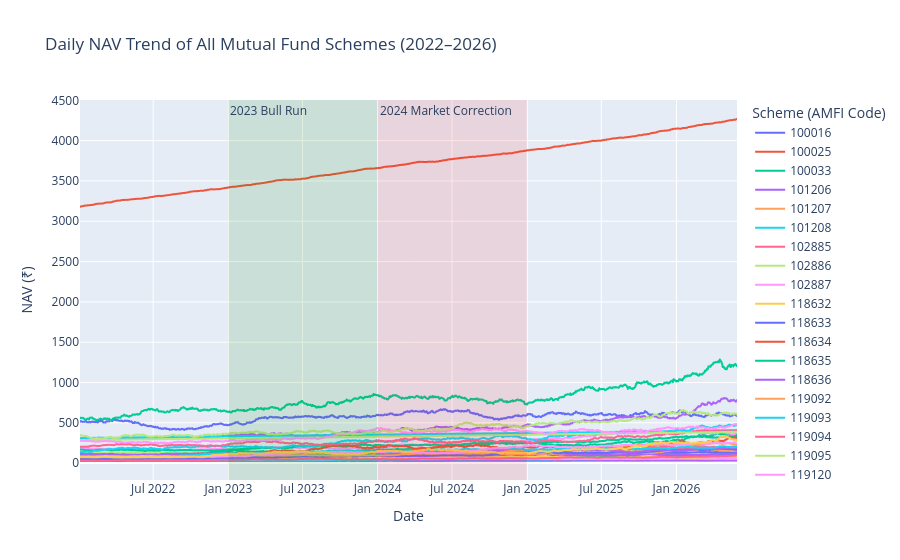

The notebook cell saved with this chart:
### Code cell
# 2023 Bull Run
fig.add_vrect(
    x0="2023-01-01",
    x1="2023-12-31",
    fillcolor="green",
    opacity=0.12,
    line_width=0,
    annotation_text="2023 Bull Run",
    annotation_position="top left"
)

# 2024 Market Correction
fig.add_vrect(
    x0="2024-01-01",
    x1="2024-12-31",
    fillcolor="red",
    opacity=0.10,
    line_width=0,
    annotation_text="2024 Market Correction",
    annotation_position="top left"
)

### Figure 1 — Plotly figure (JSON) as saved in the notebook; plotly's stock layout.template omitted (floating-point values rounded to 4 significant figures; data arrays with more than 128 entries replaced by an {"elided": "..."} marker saying what was removed)
{"data": [{"hovertemplate": "Scheme (AMFI Code)=100016<br>Date=%{x}<br>NAV (₹)=%{y}<extra></extra>", "legendgroup": "100016", "line": {"color": "#636efa", "dash": "solid"}, "marker": {"symbol": "circle"}, "mode": "lines", "name": "100016", "showlegend": true, "type": "scattergl", "x": {"elided": "1150 str values"}, "xaxis": "x", "y": {"elided": "1150 float values"}, "yaxis": "y"}, {"hovertemplate": "Scheme (AMFI Code)=100025<br>Date=%{x}<br>NAV (₹)=%{y}<extra></extra>", "legendgroup": "100025", "line": {"color": "#EF553B", "dash": "solid"}, "marker": {"symbol": "circle"}, "mode": "lines", "name": "100025", "showlegend": true, "type": "scattergl", "x": {"elided": "1150 str values"}, "xaxis": "x", "y": {"elided": "1150 float values"}, "yaxis": "y"}, {"hovertemplate": "Scheme (AMFI Code)=100033<br>Date=%{x}<br>NAV (₹)=%{y}<extra></extra>", "legendgroup": "100033", "line": {"color": "#00cc96", "dash": "solid"}, "marker": {"symbol": "circle"}, "mode": "lines", "name": "100033", "showlegend": true, "type": "scattergl", "x": {"elided": "1150 str values"}, "xaxis": "x", "y": {"elided": "1150 float values"}, "yaxis": "y"}, {"hovertemplate": "Scheme (AMFI Code)=101206<br>Date=%{x}<br>NAV (₹)=%{y}<extra></extra>", "legendgroup": "101206", "line": {"color": "#ab63fa", "dash": "solid"}, "marker": {"symbol": "circle"}, "mode": "lines", "name": "101206", "showlegend": true, "type": "scattergl", "x": {"elided": "1150 str values"}, "xaxis": "x", "y": {"elided": "1150 float values"}, "yaxis": "y"}, {"hovertemplate": "Scheme (AMFI Code)=101207<br>Date=%{x}<br>NAV (₹)=%{y}<extra></extra>", "legendgroup": "101207", "line": {"color": "#FFA15A", "dash": "solid"}, "marker": {"symbol": "circle"}, "mode": "lines", "name": "101207", "showlegend": true, "type": "scattergl", "x": {"elided": "1150 str values"}, "xaxis": "x", "y": {"elided": "1150 float values"}, "yaxis": "y"}, {"hovertemplate": "Scheme (AMFI Code)=101208<br>Date=%{x}<br>NAV (₹)=%{y}<extra></extra>", "legendgroup": "101208", "line": {"color": "#19d3f3", "dash": "solid"}, "marker": {"symbol": "circle"}, "mode": "lines", "name": "101208", "showlegend": true, "type": "scattergl", "x": {"elided": "1150 str values"}, "xaxis": "x", "y": {"elided": "1150 float values"}, "yaxis": "y"}, {"hovertemplate": "Scheme (AMFI Code)=102885<br>Date=%{x}<br>NAV (₹)=%{y}<extra></extra>", "legendgroup": "102885", "line": {"color": "#FF6692", "dash": "solid"}, "marker": {"symbol": "circle"}, "mode": "lines", "name": "102885", "showlegend": true, "type": "scattergl", "x": {"elided": "1150 str values"}, "xaxis": "x", "y": {"elided": "1150 float values"}, "yaxis": "y"}, {"hovertemplate": "Scheme (AMFI Code)=102886<br>Date=%{x}<br>NAV (₹)=%{y}<extra></extra>", "legendgroup": "102886", "line": {"color": "#B6E880", "dash": "solid"}, "marker": {"symbol": "circle"}, "mode": "lines", "name": "102886", "showlegend": true, "type": "scattergl", "x": {"elided": "1150 str values"}, "xaxis": "x", "y": {"elided": "1150 float values"}, "yaxis": "y"}, {"hovertemplate": "Scheme (AMFI Code)=102887<br>Date=%{x}<br>NAV (₹)=%{y}<extra></extra>", "legendgroup": "102887", "line": {"color": "#FF97FF", "dash": "solid"}, "marker": {"symbol": "circle"}, "mode": "lines", "name": "102887", "showlegend": true, "type": "scattergl", "x": {"elided": "1150 str values"}, "xaxis": "x", "y": {"elided": "1150 float values"}, "yaxis": "y"}, {"hovertemplate": "Scheme (AMFI Code)=118632<br>Date=%{x}<br>NAV (₹)=%{y}<extra></extra>", "legendgroup": "118632", "line": {"color": "#FECB52", "dash": "solid"}, "marker": {"symbol": "circle"}, "mode": "lines", "name": "118632", "showlegend": true, "type": "scattergl", "x": {"elided": "1150 str values"}, "xaxis": "x", "y": {"elided": "1150 float values"}, "yaxis": "y"}, {"hovertemplate": "Scheme (AMFI Code)=118633<br>Date=%{x}<br>NAV (₹)=%{y}<extra></extra>", "legendgroup": "118633", "line": {"color": "#636efa", "dash": "solid"}, "marker": {"symbol": "circle"}, "mode": "lines", "name": "118633", "showlegend": true, "type": "scattergl", "x": {"elided": "1150 str values"}, "xaxis": "x", "y": {"elided": "1150 float values"}, "yaxis": "y"}, {"hovertemplate": "Scheme (AMFI Code)=118634<br>Date=%{x}<br>NAV (₹)=%{y}<extra></extra>", "legendgroup": "118634", "line": {"color": "#EF553B", "dash": "solid"}, "marker": {"symbol": "circle"}, "mode": "lines", "name": "118634", "showlegend": true, "type": "scattergl", "x": {"elided": "1150 str values"}, "xaxis": "x", "y": {"elided": "1150 float values"}, "yaxis": "y"}, {"hovertemplate": "Scheme (AMFI Code)=118635<br>Date=%{x}<br>NAV (₹)=%{y}<extra></extra>", "legendgroup": "118635", "line": {"color": "#00cc96", "dash": "solid"}, "marker": {"symbol": "circle"}, "mode": "lines", "name": "118635", "showlegend": true, "type": "scattergl", "x": {"elided": "1150 str values"}, "xaxis": "x", "y": {"elided": "1150 float values"}, "yaxis": "y"}, {"hovertemplate": "Scheme (AMFI Code)=118636<br>Date=%{x}<br>NAV (₹)=%{y}<extra></extra>", "legendgroup": "118636", "line": {"color": "#ab63fa", "dash": "solid"}, "marker": {"symbol": "circle"}, "mode": "lines", "name": "118636", "showlegend": true, "type": "scattergl", "x": {"elided": "1150 str values"}, "xaxis": "x", "y": {"elided": "1150 float values"}, "yaxis": "y"}, {"hovertemplate": "Scheme (AMFI Code)=119092<br>Date=%{x}<br>NAV (₹)=%{y}<extra></extra>", "legendgroup": "119092", "line": {"color": "#FFA15A", "dash": "solid"}, "marker": {"symbol": "circle"}, "mode": "lines", "name": "119092", "showlegend": true, "type": "scattergl", "x": {"elided": "1150 str values"}, "xaxis": "x", "y": {"elided": "1150 float values"}, "yaxis": "y"}, {"hovertemplate": "Scheme (AMFI Code)=119093<br>Date=%{x}<br>NAV (₹)=%{y}<extra></extra>", "legendgroup": "119093", "line": {"color": "#19d3f3", "dash": "solid"}, "marker": {"symbol": "circle"}, "mode": "lines", "name": "119093", "showlegend": true, "type": "scattergl", "x": {"elided": "1150 str values"}, "xaxis": "x", "y": {"elided": "1150 float values"}, "yaxis": "y"}, {"hovertemplate": "Scheme (AMFI Code)=119094<br>Date=%{x}<br>NAV (₹)=%{y}<extra></extra>", "legendgroup": "119094", "line": {"color": "#FF6692", "dash": "solid"}, "marker": {"symbol": "circle"}, "mode": "lines", "name": "119094", "showlegend": true, "type": "scattergl", "x": {"elided": "1150 str values"}, "xaxis": "x", "y": {"elided": "1150 float values"}, "yaxis": "y"}, {"hovertemplate": "Scheme (AMFI Code)=119095<br>Date=%{x}<br>NAV (₹)=%{y}<extra></extra>", "legendgroup": "119095", "line": {"color": "#B6E880", "dash": "solid"}, "marker": {"symbol": "circle"}, "mode": "lines", "name": "119095", "showlegend": true, "type": "scattergl", "x": {"elided": "1150 str values"}, "xaxis": "x", "y": {"elided": "1150 float values"}, "yaxis": "y"}, {"hovertemplate": "Scheme (AMFI Code)=119120<br>Date=%{x}<br>NAV (₹)=%{y}<extra></extra>", "legendgroup": "119120", "line": {"color": "#FF97FF", "dash": "solid"}, "marker": {"symbol": "circle"}, "mode": "lines", "name": "119120", "showlegend": true, "type": "scattergl", "x": {"elided": "1150 str values"}, "xaxis": "x", "y": {"elided": "1150 float values"}, "yaxis": "y"}, {"hovertemplate": "Scheme (AMFI Code)=119551<br>Date=%{x}<br>NAV (₹)=%{y}<extra></extra>", "legendgroup": "119551", "line": {"color": "#FECB52", "dash": "solid"}, "marker": {"symbol": "circle"}, "mode": "lines", "name": "119551", "showlegend": true, "type": "scattergl", "x": {"elided": "1150 str values"}, "xaxis": "x", "y": {"elided": "1150 float values"}, "yaxis": "y"}, {"hovertemplate": "Scheme (AMFI Code)=119552<br>Date=%{x}<br>NAV (₹)=%{y}<extra></extra>", "legendgroup": "119552", "line": {"color": "#636efa", "dash": "solid"}, "marker": {"symbol": "circle"}, "mode": "lines", "name": "119552", "showlegend": true, "type": "scattergl", "x": {"elided": "1150 str values"}, "xaxis": "x", "y": {"elided": "1150 float values"}, "yaxis": "y"}, {"hovertemplate": "Scheme (AMFI Code)=119598<br>Date=%{x}<br>NAV (₹)=%{y}<extra></extra>", "legendgroup": "119598", "line": {"color": "#EF553B", "dash": "solid"}, "marker": {"symbol": "circle"}, "mode": "lines", "name": "119598", "showlegend": true, "type": "scattergl", "x": {"elided": "1150 str values"}, "xaxis": "x", "y": {"elided": "1150 float values"}, "yaxis": "y"}, {"hovertemplate": "Scheme (AMFI Code)=119599<br>Date=%{x}<br>NAV (₹)=%{y}<extra></extra>", "legendgroup": "119599", "line": {"color": "#00cc96", "dash": "solid"}, "marker": {"symbol": "circle"}, "mode": "lines", "name": "119599", "showlegend": true, "type": "scattergl", "x": {"elided": "1150 str values"}, "xaxis": "x", "y": {"elided": "1150 float values"}, "yaxis": "y"}, {"hovertemplate": "Scheme (AMFI Code)=120503<br>Date=%{x}<br>NAV (₹)=%{y}<extra></extra>", "legendgroup": "120503", "line": {"color": "#ab63fa", "dash": "solid"}, "marker": {"symbol": "circle"}, "mode": "lines", "name": "120503", "showlegend": true, "type": "scattergl", "x": {"elided": "1150 str values"}, "xaxis": "x", "y": {"elided": "1150 float values"}, "yaxis": "y"}, {"hovertemplate": "Scheme (AMFI Code)=120504<br>Date=%{x}<br>NAV (₹)=%{y}<extra></extra>", "legendgroup": "120504", "line": {"color": "#FFA15A", "dash": "solid"}, "marker": {"symbol": "circle"}, "mode": "lines", "name": "120504", "showlegend": true, "type": "scattergl", "x": {"elided": "1150 str values"}, "xaxis": "x", "y": {"elided": "1150 float values"}, "yaxis": "y"}, {"hovertemplate": "Scheme (AMFI Code)=120505<br>Date=%{x}<br>NAV (₹)=%{y}<extra></extra>", "legendgroup": "120505", "line": {"color": "#19d3f3", "dash": "solid"}, "marker": {"symbol": "circle"}, "mode": "lines", "name": "120505", "showlegend": true, "type": "scattergl", "x": {"elided": "1150 str values"}, "xaxis": "x", "y": {"elided": "1150 float values"}, "yaxis": "y"}, {"hovertemplate": "Scheme (AMFI Code)=120506<br>Date=%{x}<br>NAV (₹)=%{y}<extra></extra>", "legendgroup": "120506", "line": {"color": "#FF6692", "dash": "solid"}, "marker": {"symbol": "circle"}, "mode": "lines", "name": "120506", "showlegend": true, "type": "scattergl", "x": {"elided": "1150 str values"}, "xaxis": "x", "y": {"elided": "1150 float values"}, "yaxis": "y"}, {"hovertemplate": "Scheme (AMFI Code)=120507<br>Date=%{x}<br>NAV (₹)=%{y}<extra></extra>", "legendgroup": "120507", "line": {"color": "#B6E880", "dash": "solid"}, "marker": {"symbol": "circle"}, "mode": "lines", "name": "120507", "showlegend": true, "type": "scattergl", "x": {"elided": "1150 str values"}, "xaxis": "x", "y": {"elided": "1150 float values"}, "yaxis": "y"}, {"hovertemplate": "Scheme (AMFI Code)=120841<br>Date=%{x}<br>NAV (₹)=%{y}<extra></extra>", "legendgroup": "120841", "line": {"color": "#FF97FF", "dash": "solid"}, "marker": {"symbol": "circle"}, "mode": "lines", "name": "120841", "showlegend": true, "type": "scattergl", "x": {"elided": "1150 str values"}, "xaxis": "x", "y": {"elided": "1150 float values"}, "yaxis": "y"}, {"hovertemplate": "Scheme (AMFI Code)=120842<br>Date=%{x}<br>NAV (₹)=%{y}<extra></extra>", "legendgroup": "120842", "line": {"color": "#FECB52", "dash": "solid"}, "marker": {"symbol": "circle"}, "mode": "lines", "name": "120842", "showlegend": true, "type": "scattergl", "x": {"elided": "1150 str values"}, "xaxis": "x", "y": {"elided": "1150 float values"}, "yaxis": "y"}, {"hovertemplate": "Scheme (AMFI Code)=120843<br>Date=%{x}<br>NAV (₹)=%{y}<extra></extra>", "legendgroup": "120843", "line": {"color": "#636efa", "dash": "solid"}, "marker": {"symbol": "circle"}, "mode": "lines", "name": "120843", "showlegend": true, "type": "scattergl", "x": {"elided": "1150 str values"}, "xaxis": "x", "y": {"elided": "1150 float values"}, "yaxis": "y"}, {"hovertemplate": "Scheme (AMFI Code)=120844<br>Date=%{x}<br>NAV (₹)=%{y}<extra></extra>", "legendgroup": "120844", "line": {"color": "#EF553B", "dash": "solid"}, "marker": {"symbol": "circle"}, "mode": "lines", "name": "120844", "showlegend": true, "type": "scattergl", "x": {"elided": "1150 str values"}, "xaxis": "x", "y": {"elided": "1150 float values"}, "yaxis": "y"}, {"hovertemplate": "Scheme (AMFI Code)=125497<br>Date=%{x}<br>NAV (₹)=%{y}<extra></extra>", "legendgroup": "125497", "line": {"color": "#00cc96", "dash": "solid"}, "marker": {"symbol": "circle"}, "mode": "lines", "name": "125497", "showlegend": true, "type": "scattergl", "x": {"elided": "1150 str values"}, "xaxis": "x", "y": {"elided": "1150 float values"}, "yaxis": "y"}, {"hovertemplate": "Scheme (AMFI Code)=125498<br>Date=%{x}<br>NAV (₹)=%{y}<extra></extra>", "legendgroup": "125498", "line": {"color": "#ab63fa", "dash": "solid"}, "marker": {"symbol": "circle"}, "mode": "lines", "name": "125498", "showlegend": true, "type": "scattergl", "x": {"elided": "1150 str values"}, "xaxis": "x", "y": {"elided": "1150 float values"}, "yaxis": "y"}, {"hovertemplate": "Scheme (AMFI Code)=148567<br>Date=%{x}<br>NAV (₹)=%{y}<extra></extra>", "legendgroup": "148567", "line": {"color": "#FFA15A", "dash": "solid"}, "marker": {"symbol": "circle"}, "mode": "lines", "name": "148567", "showlegend": true, "type": "scattergl", "x": {"elided": "1150 str values"}, "xaxis": "x", "y": {"elided": "1150 float values"}, "yaxis": "y"}, {"hovertemplate": "Scheme (AMFI Code)=148568<br>Date=%{x}<br>NAV (₹)=%{y}<extra></extra>", "legendgroup": "148568", "line": {"color": "#19d3f3", "dash": "solid"}, "marker": {"symbol": "circle"}, "mode": "lines", "name": "148568", "showlegend": true, "type": "scattergl", "x": {"elided": "1150 str values"}, "xaxis": "x", "y": {"elided": "1150 float values"}, "yaxis": "y"}, {"hovertemplate": "Scheme (AMFI Code)=148569<br>Date=%{x}<br>NAV (₹)=%{y}<extra></extra>", "legendgroup": "148569", "line": {"color": "#FF6692", "dash": "solid"}, "marker": {"symbol": "circle"}, "mode": "lines", "name": "148569", "showlegend": true, "type": "scattergl", "x": {"elided": "1150 str values"}, "xaxis": "x", "y": {"elided": "1150 float values"}, "yaxis": "y"}, {"hovertemplate": "Scheme (AMFI Code)=149322<br>Date=%{x}<br>NAV (₹)=%{y}<extra></extra>", "legendgroup": "149322", "line": {"color": "#B6E880", "dash": "solid"}, "marker": {"symbol": "circle"}, "mode": "lines", "name": "149322", "showlegend": true, "type": "scattergl", "x": {"elided": "1150 str values"}, "xaxis": "x", "y": {"elided": "1150 float values"}, "yaxis": "y"}, {"hovertemplate": "Scheme (AMFI Code)=149323<br>Date=%{x}<br>NAV (₹)=%{y}<extra></extra>", "legendgroup": "149323", "line": {"color": "#FF97FF", "dash": "solid"}, "marker": {"symbol": "circle"}, "mode": "lines", "name": "149323", "showlegend": true, "type": "scattergl", "x": {"elided": "1150 str values"}, "xaxis": "x", "y": {"elided": "1150 float values"}, "yaxis": "y"}, {"hovertemplate": "Scheme (AMFI Code)=149324<br>Date=%{x}<br>NAV (₹)=%{y}<extra></extra>", "legendgroup": "149324", "line": {"color": "#FECB52", "dash": "solid"}, "marker": {"symbol": "circle"}, "mode": "lines", "name": "149324", "showlegend": true, "type": "scattergl", "x": {"elided": "1150 str values"}, "xaxis": "x", "y": {"elided": "1150 float values"}, "yaxis": "y"}], "layout": {"annotations": [{"showarrow": false, "text": "2023 Bull Run", "x": "2023-01-01", "xanchor": "left", "xref": "x", "y": 1, "yanchor": "top", "yref": "y domain"}, {"showarrow": false, "text": "2024 Market Correction", "x": "2024-01-01", "xanchor": "left", "xref": "x", "y": 1, "yanchor": "top", "yref": "y domain"}], "legend": {"title": {"text": "Scheme (AMFI Code)"}, "tracegroupgap": 0}, "shapes": [{"fillcolor": "green", "line": {"width": 0}, "opacity": 0.12, "type": "rect", "x0": "2023-01-01", "x1": "2023-12-31", "xref": "x", "y0": 0, "y1": 1, "yref": "y domain"}, {"fillcolor": "red", "line": {"width": 0}, "opacity": 0.1, "type": "rect", "x0": "2024-01-01", "x1": "2024-12-31", "xref": "x", "y0": 0, "y1": 1, "yref": "y domain"}], "title": {"text": "Daily NAV Trend of All Mutual Fund Schemes (2022–2026)"}, "xaxis": {"anchor": "y", "domain": [0, 1], "title": {"text": "Date"}}, "yaxis": {"anchor": "x", "domain": [0, 1], "title": {"text": "NAV (₹)"}}}}
